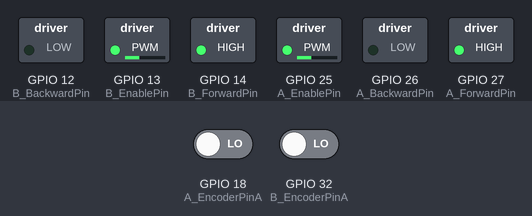
Recording of a sketch running on a simulated ESP32. On the bench: switched loads named in the sketch (green lamp = pin HIGH). Inputs (shaded band) come from the test bench; at power-on: GPIO 18 (A_EncoderPinA) LOW, GPIO 32 (B_EncoderPinA) LOW.

Above: at 0.05 s.
At 2.95 s:
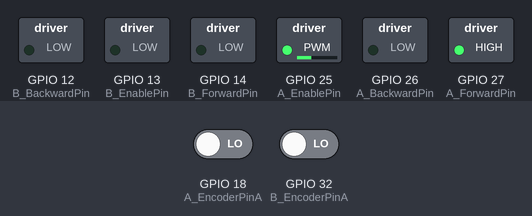
Timing chart, 0 to 3.5 s (numbered marks = the images above):
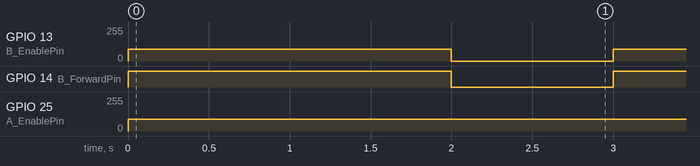

Measured:
- by itself, GPIO 13 (B_EnablePin): alternates 90/255 for 2.0 s and 0/255 for 1.0 s
- by itself, GPIO 14 (B_ForwardPin): alternates HIGH for 2.0 s and LOW for 1.0 s
- by itself, GPIO 25 (A_EnablePin): 0/255 → 90/255 at 0.00 s

The sketch:

mobile_robot.ino
```cpp
// Motor A - Left
#define A_ForwardPin 27
#define A_BackwardPin 26
#define A_EnablePin 25
#define A_EncoderPinA 18
#define A_EncoderPinB 21

// Motor B - Right
#define B_ForwardPin 14
#define B_BackwardPin 12
#define B_EnablePin 13
#define B_EncoderPinA 32
#define B_EncoderPinB 33


// Encoder Values
volatile long A_Encodervalue = 0;
volatile long B_Encodervalue = 0;

void setup() {
  Serial.begin(9600);


  // Motor A setup
  pinMode(A_ForwardPin, OUTPUT);
  pinMode(A_BackwardPin, OUTPUT);
  pinMode(A_EnablePin, OUTPUT);
  pinMode(A_EncoderPinA, INPUT);
  pinMode(A_EncoderPinB, INPUT);
  attachInterrupt(digitalPinToInterrupt(A_EncoderPinA), updateEncoderA, RISING);

  // Motor B setup
  pinMode(B_ForwardPin, OUTPUT);
  pinMode(B_BackwardPin, OUTPUT);
  pinMode(B_EnablePin, OUTPUT);
  pinMode(B_EncoderPinA, INPUT);
  pinMode(B_EncoderPinB, INPUT);
  attachInterrupt(digitalPinToInterrupt(B_EncoderPinA), updateEncoderB, RISING);
}

void loop() {

   // Move Forward
  moveForward();
  delay(2000);

  // Turn Right
  turnRight();
  delay(1000);

  // Move Forward Again
  moveForward();
  delay(2000);

  turnRight();
  delay(1000);


  // Stop
 // stopMotors();
 // while (1);  // Halt program
}

// ---------------- Motor Functions ----------------
void moveForward() {
  digitalWrite(A_ForwardPin, HIGH);
  digitalWrite(A_BackwardPin, LOW);
  analogWrite(A_EnablePin, 90);

  digitalWrite(B_ForwardPin, HIGH);
  digitalWrite(B_BackwardPin, LOW);
  analogWrite(B_EnablePin, 90);
}

void turnRight() {
  digitalWrite(A_ForwardPin, HIGH);    // Left motor moves
  digitalWrite(A_BackwardPin, LOW);
  analogWrite(A_EnablePin, 90);

  digitalWrite(B_ForwardPin, LOW);     // Right motor stops
  digitalWrite(B_BackwardPin, LOW);
  analogWrite(B_EnablePin, 0);
}

void moveBackward() {
  digitalWrite(A_ForwardPin, LOW);
  digitalWrite(A_BackwardPin, HIGH);
  analogWrite(A_EnablePin, 90);

  digitalWrite(B_ForwardPin, LOW);
  digitalWrite(B_BackwardPin, HIGH);
  analogWrite(B_EnablePin, 90);
}

void stopMotors() {
  digitalWrite(A_ForwardPin, LOW);
  digitalWrite(A_BackwardPin, LOW);
  analogWrite(A_EnablePin, 0);

  digitalWrite(B_ForwardPin, LOW);
  digitalWrite(B_BackwardPin, LOW);
  analogWrite(B_EnablePin, 0);
}

// ---------------- Encoder Interrupts ----------------
void updateEncoderA() {
  if (digitalRead(A_EncoderPinA) > digitalRead(A_EncoderPinB))
    A_Encodervalue++;
  else
    A_Encodervalue--;
}

void updateEncoderB() {
  if (digitalRead(B_EncoderPinA) > digitalRead(B_EncoderPinB))
    B_Encodervalue++;
  else
    B_Encodervalue--;
}
```
